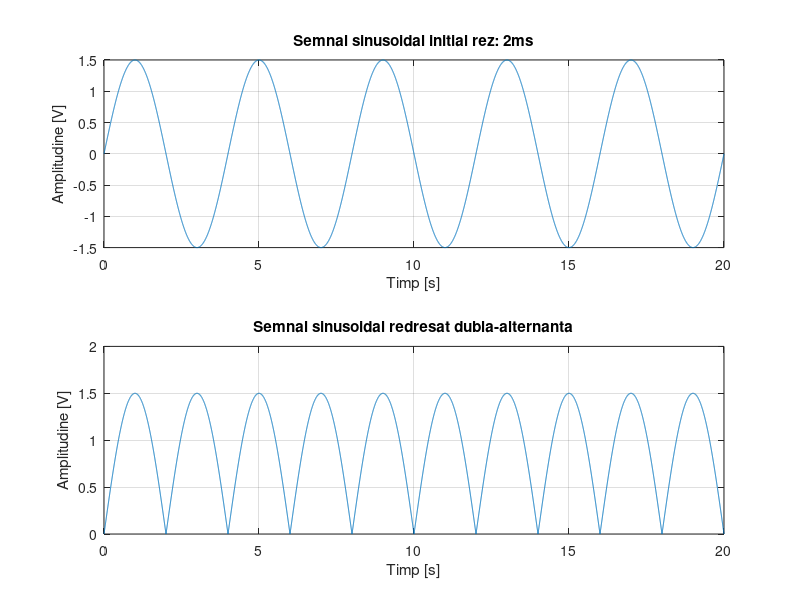
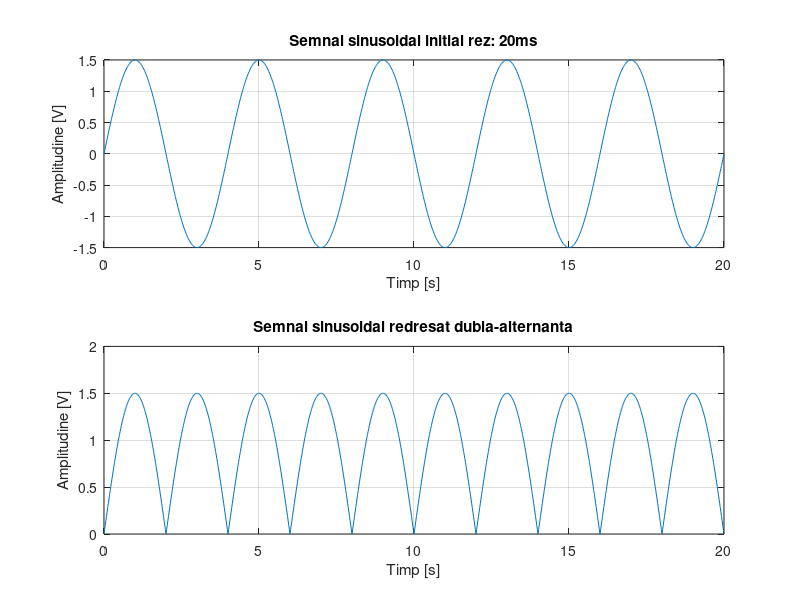
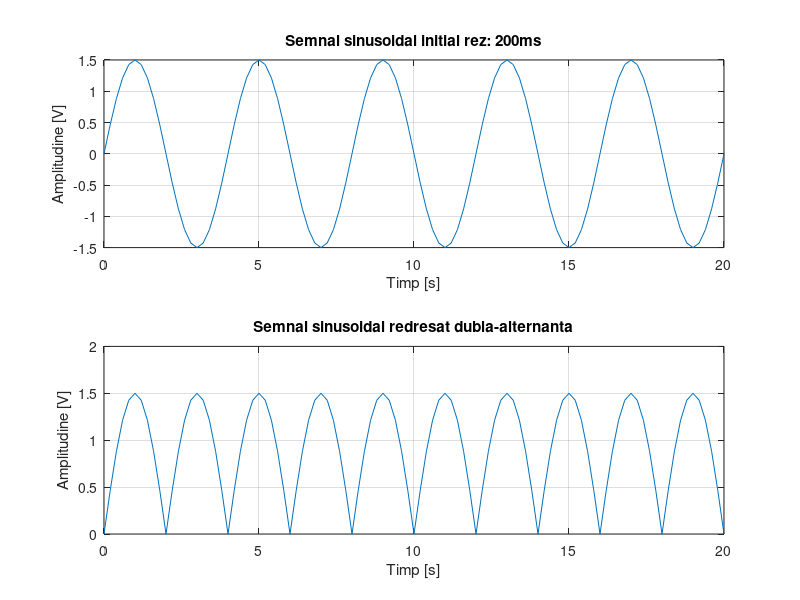

MATLAB code for these plots, in order:
amplitudine = 1.5;
perioada = 4;
frecventa = 1/perioada;
w = 2*pi*frecventa;

rezolutie1 = 0.002;
rezolutie2 = 0.02;
rezolutie3 = 0.2;

t1 = 0:rezolutie1:perioada*5;% 5 perioade
t2 = 0:rezolutie2:perioada*5;% 5 perioade
t3 = 0:rezolutie3:perioada*5;

semnalInitial1 = amplitudine*sin(w*t1);
subplot(2,1,1), plot(t1, semnalInitial1), title("Semnal sinusoidal initial rez: 2ms"), xlabel("Timp [s]"), ylabel("Amplitudine [V]"), grid;
subplot(2,1,2), plot(t1, abs(semnalInitial1)), title("Semnal sinusoidal redresat dubla-alternanta"), xlabel("Timp [s]"), ylabel("Amplitudine [V]"), grid;

figure;
semnalInitial2 = amplitudine*sin(w*t2);
subplot(2,1,1), plot(t2, semnalInitial2), title("Semnal sinusoidal initial rez: 20ms"), xlabel("Timp [s]"), ylabel("Amplitudine [V]"), grid;
subplot(2,1,2), plot(t2, abs(semnalInitial2)), title("Semnal sinusoidal redresat dubla-alternanta"), xlabel("Timp [s]"), ylabel("Amplitudine [V]"), grid;

figure;
semnalInitial3 = amplitudine*sin(w*t3);
subplot(2,1,1), plot(t3, semnalInitial3), title("Semnal sinusoidal initial rez: 200ms"), xlabel("Timp [s]"), ylabel("Amplitudine [V]"), grid;
subplot(2,1,2), plot(t3, abs(semnalInitial3)), title("Semnal sinusoidal redresat dubla-alternanta"), xlabel("Timp [s]"), ylabel("Amplitudine [V]"), grid;